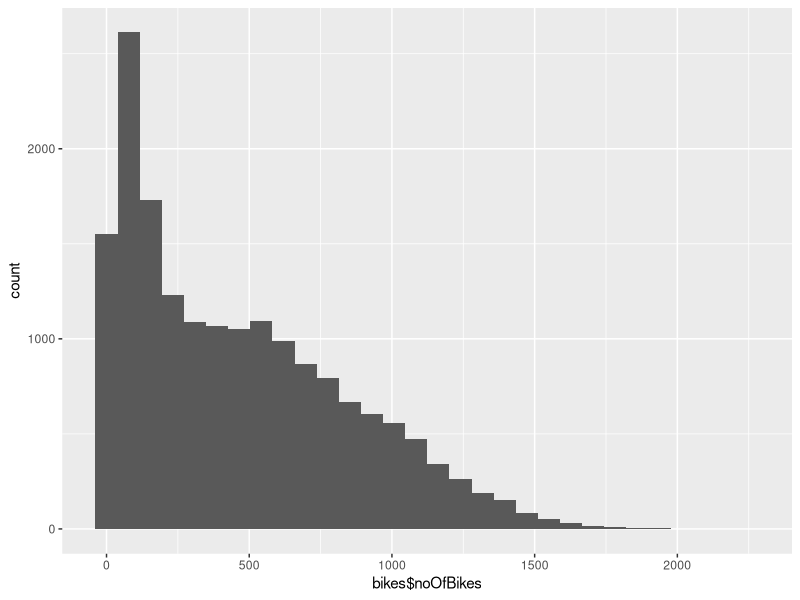
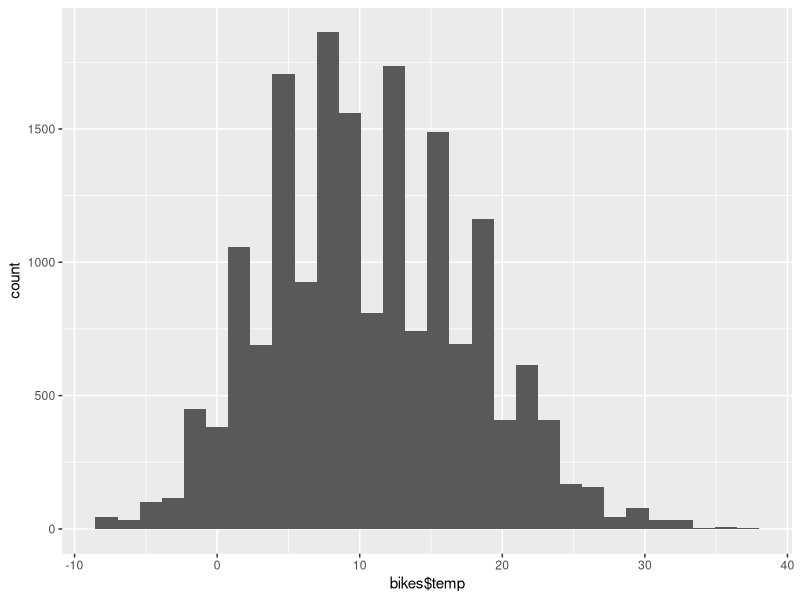
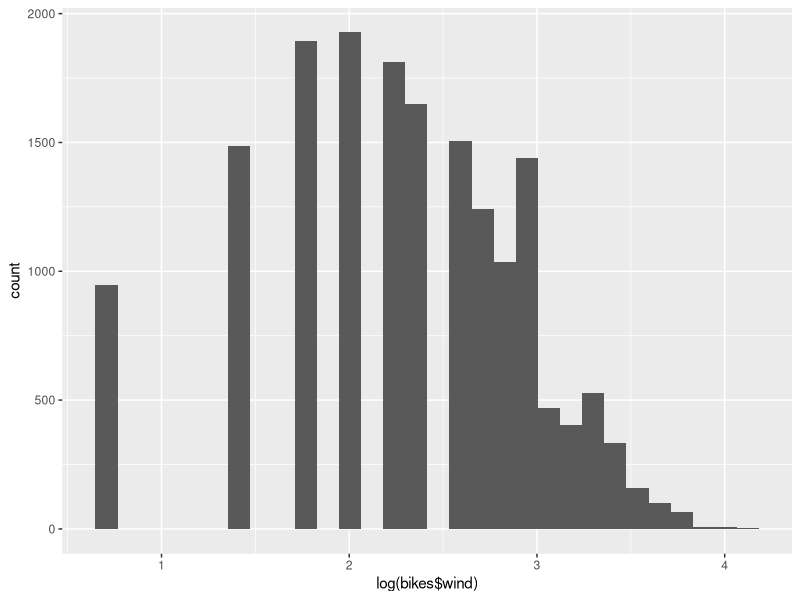

Recreate these plots in R, in order.
## Simple linear regression

## load libraries ####
library(dplyr)
library(ggplot2)
library(fitdistrplus)
library(MASS)

## load data ####
bikes <- read.csv("bikesNeutor1516.csv")

## check distributions ####
# number of bicycles - errors probably not normally distributed
ggplot(data = bikes, aes(bikes$noOfBikes)) + 
  geom_histogram()
# temperature: approx. normally distributed
ggplot(data = bikes, aes(bikes$temp)) + 
  geom_histogram()
# wind: lognormal
ggplot(data = bikes, aes(log(bikes$wind))) + 
  geom_histogram()
bikes$wind_log <- log(bikes$wind)

## filter data for valid observations ####
bikes_filtered <-
  bikes %>%
  dplyr::select(noOfBikes, temp, wind_log, wind) %>%
  filter(wind_log != -Inf)


## regression model without transformation ####
fit1 <- lm(noOfBikes ~ temp + wind, data = bikes_filtered)
summary(fit1)

## fit regression model ####
fit <- lm(noOfBikes ~ temp + wind_log, data = bikes_filtered)
summary(fit)

## fit poisson regression (no transformation)
fit1 <- glm(noOfBikes ~ temp + wind, 
            data = bikes_filtered, 
            family = poisson())
summary(fit1)

## fit negative binomial model (due to potentially high level of dispersion)
fit2 <- glm.nb(noOfBikes ~ temp + wind, 
               data = bikes_filtered)
summary(fit2)

## fit poisson regression (wind log-transformed)
fit <- glm(noOfBikes ~ temp + wind_log, 
           data = bikes_filtered,
           family = poisson())
summary(fit)
